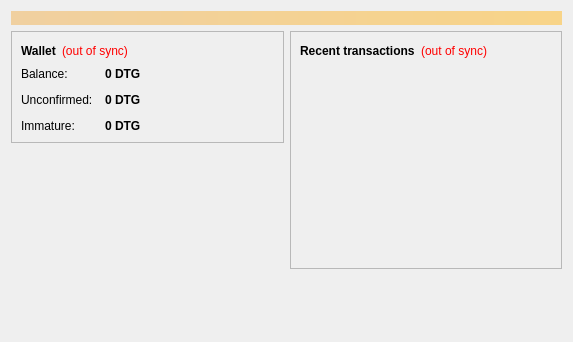
<?xml version="1.0" encoding="UTF-8"?>
<ui version="4.0">
 <class>OverviewPage</class>
 <widget class="QWidget" name="OverviewPage">
  <property name="geometry">
   <rect>
    <x>0</x>
    <y>0</y>
    <width>573</width>
    <height>342</height>
   </rect>
  </property>
  <property name="windowTitle">
   <string>Form</string>
  </property>
  <layout class="QVBoxLayout" name="topLayout">
   <item>
    <widget class="QLabel" name="labelAlerts">
     <property name="visible">
      <bool>false</bool>
     </property>
     <property name="styleSheet">
      <string notr="true">background-color: qlineargradient(x1: 0, y1: 0, x2: 1, y2: 0, stop:0 #F0D0A0, stop:1 #F8D488); color:#000000;</string>
     </property>
     <property name="wordWrap">
      <bool>true</bool>
     </property>
     <property name="margin">
      <number>3</number>
     </property>
    </widget>
   </item>
   <item>
    <layout class="QHBoxLayout" name="horizontalLayout" stretch="1,1">
     <item>
      <layout class="QVBoxLayout" name="verticalLayout_2">
       <item>
        <widget class="QFrame" name="frame">
         <property name="frameShape">
          <enum>QFrame::StyledPanel</enum>
         </property>
         <property name="frameShadow">
          <enum>QFrame::Raised</enum>
         </property>
         <layout class="QVBoxLayout" name="verticalLayout_4">
          <item>
           <layout class="QHBoxLayout" name="horizontalLayout_4">
            <item>
             <widget class="QLabel" name="label_5">
              <property name="font">
               <font>
                <weight>75</weight>
                <bold>true</bold>
               </font>
              </property>
              <property name="text">
               <string>Wallet</string>
              </property>
             </widget>
            </item>
            <item>
             <widget class="QLabel" name="labelWalletStatus">
              <property name="toolTip">
               <string>The displayed information may be out of date. Your wallet automatically synchronizes with the Digitalgold network after a connection is established, but this process has not completed yet.</string>
              </property>
              <property name="styleSheet">
               <string notr="true">QLabel { color: red; }</string>
              </property>
              <property name="text">
               <string notr="true">(out of sync)</string>
              </property>
              <property name="alignment">
               <set>Qt::AlignLeading|Qt::AlignLeft|Qt::AlignVCenter</set>
              </property>
             </widget>
            </item>
            <item>
             <spacer name="horizontalSpacer_2">
              <property name="orientation">
               <enum>Qt::Horizontal</enum>
              </property>
              <property name="sizeHint" stdset="0">
               <size>
                <width>40</width>
                <height>20</height>
               </size>
              </property>
             </spacer>
            </item>
           </layout>
          </item>
          <item>
           <layout class="QFormLayout" name="formLayout_2">
            <property name="fieldGrowthPolicy">
             <enum>QFormLayout::AllNonFixedFieldsGrow</enum>
            </property>
            <property name="horizontalSpacing">
             <number>12</number>
            </property>
            <property name="verticalSpacing">
             <number>12</number>
            </property>
            <item row="0" column="0">
             <widget class="QLabel" name="label">
              <property name="text">
               <string>Balance:</string>
              </property>
             </widget>
            </item>
            <item row="0" column="1">
             <widget class="QLabel" name="labelBalance">
              <property name="font">
               <font>
                <weight>75</weight>
                <bold>true</bold>
               </font>
              </property>
              <property name="cursor">
               <cursorShape>IBeamCursor</cursorShape>
              </property>
              <property name="toolTip">
               <string>Your current balance</string>
              </property>
              <property name="text">
               <string notr="true">0 DTG</string>
              </property>
              <property name="textInteractionFlags">
               <set>Qt::LinksAccessibleByMouse|Qt::TextSelectableByKeyboard|Qt::TextSelectableByMouse</set>
              </property>
             </widget>
            </item>
            <item row="1" column="0">
             <widget class="QLabel" name="label_3">
              <property name="text">
               <string>Unconfirmed:</string>
              </property>
             </widget>
            </item>
            <item row="1" column="1">
             <widget class="QLabel" name="labelUnconfirmed">
              <property name="font">
               <font>
                <weight>75</weight>
                <bold>true</bold>
               </font>
              </property>
              <property name="cursor">
               <cursorShape>IBeamCursor</cursorShape>
              </property>
              <property name="toolTip">
               <string>Total of transactions that have yet to be confirmed, and do not yet count toward the current balance</string>
              </property>
              <property name="text">
               <string notr="true">0 DTG</string>
              </property>
              <property name="textInteractionFlags">
               <set>Qt::LinksAccessibleByMouse|Qt::TextSelectableByKeyboard|Qt::TextSelectableByMouse</set>
              </property>
             </widget>
            </item>
            <item row="2" column="0">
             <widget class="QLabel" name="labelImmatureText">
              <property name="text">
               <string>Immature:</string>
              </property>
             </widget>
            </item>
            <item row="2" column="1">
             <widget class="QLabel" name="labelImmature">
              <property name="font">
               <font>
                <weight>75</weight>
                <bold>true</bold>
               </font>
              </property>
              <property name="toolTip">
               <string>Mined balance that has not yet matured</string>
              </property>
              <property name="text">
               <string notr="true">0 DTG</string>
              </property>
              <property name="textInteractionFlags">
               <set>Qt::LinksAccessibleByMouse|Qt::TextSelectableByKeyboard|Qt::TextSelectableByMouse</set>
              </property>
             </widget>
            </item>
           </layout>
          </item>
         </layout>
        </widget>
       </item>
       <item>
        <spacer name="verticalSpacer">
         <property name="orientation">
          <enum>Qt::Vertical</enum>
         </property>
         <property name="sizeHint" stdset="0">
          <size>
           <width>20</width>
           <height>40</height>
          </size>
         </property>
        </spacer>
       </item>
      </layout>
     </item>
     <item>
      <layout class="QVBoxLayout" name="verticalLayout_3">
       <item>
        <widget class="QFrame" name="frame_2">
         <property name="frameShape">
          <enum>QFrame::StyledPanel</enum>
         </property>
         <property name="frameShadow">
          <enum>QFrame::Raised</enum>
         </property>
         <layout class="QVBoxLayout" name="verticalLayout">
          <item>
           <layout class="QHBoxLayout" name="horizontalLayout_2">
            <item>
             <widget class="QLabel" name="label_4">
              <property name="text">
               <string>&lt;b&gt;Recent transactions&lt;/b&gt;</string>
              </property>
             </widget>
            </item>
            <item>
             <widget class="QLabel" name="labelTransactionsStatus">
              <property name="toolTip">
               <string>The displayed information may be out of date. Your wallet automatically synchronizes with the Digitalgold network after a connection is established, but this process has not completed yet.</string>
              </property>
              <property name="styleSheet">
               <string notr="true">QLabel { color: red; }</string>
              </property>
              <property name="text">
               <string notr="true">(out of sync)</string>
              </property>
              <property name="alignment">
               <set>Qt::AlignRight|Qt::AlignTrailing|Qt::AlignVCenter</set>
              </property>
             </widget>
            </item>
            <item>
             <spacer name="horizontalSpacer">
              <property name="orientation">
               <enum>Qt::Horizontal</enum>
              </property>
              <property name="sizeHint" stdset="0">
               <size>
                <width>40</width>
                <height>20</height>
               </size>
              </property>
             </spacer>
            </item>
           </layout>
          </item>
          <item>
           <widget class="QListView" name="listTransactions">
            <property name="styleSheet">
             <string notr="true">QListView { background: transparent; }</string>
            </property>
            <property name="frameShape">
             <enum>QFrame::NoFrame</enum>
            </property>
            <property name="verticalScrollBarPolicy">
             <enum>Qt::ScrollBarAlwaysOff</enum>
            </property>
            <property name="horizontalScrollBarPolicy">
             <enum>Qt::ScrollBarAlwaysOff</enum>
            </property>
            <property name="selectionMode">
             <enum>QAbstractItemView::NoSelection</enum>
            </property>
           </widget>
          </item>
         </layout>
        </widget>
       </item>
       <item>
        <spacer name="verticalSpacer_2">
         <property name="orientation">
          <enum>Qt::Vertical</enum>
         </property>
         <property name="sizeHint" stdset="0">
          <size>
           <width>20</width>
           <height>40</height>
          </size>
         </property>
        </spacer>
       </item>
      </layout>
     </item>
    </layout>
   </item>
  </layout>
 </widget>
 <resources/>
 <connections/>
</ui>
